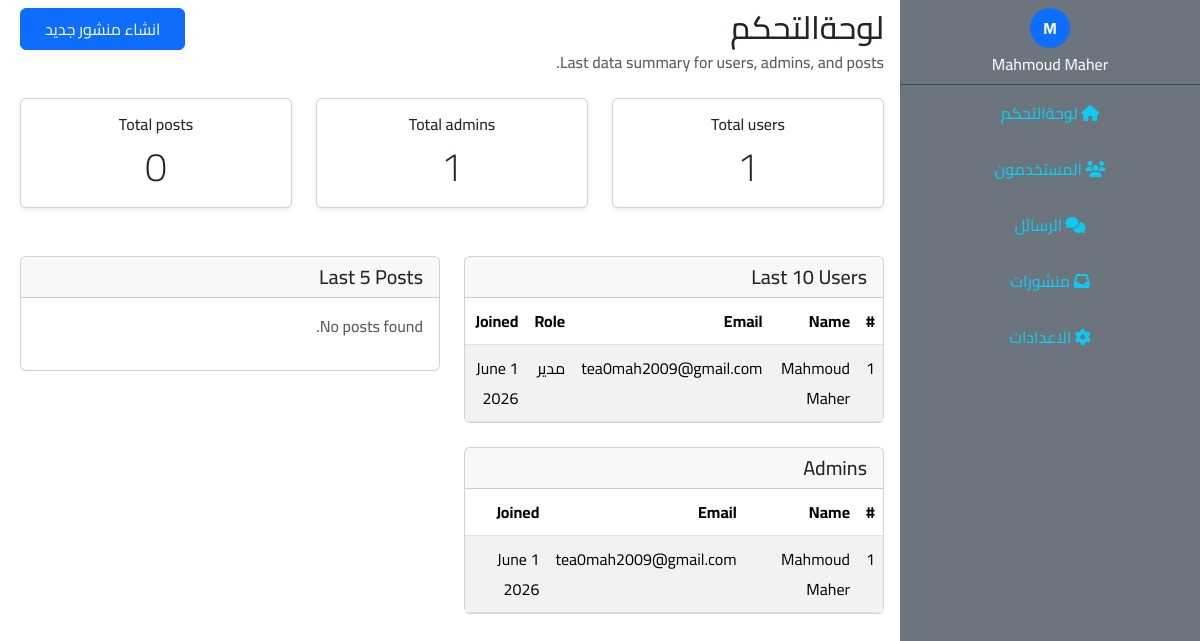
Page /admin/dashboard.php (signed in) on the committed database.
### tables this page shows
CREATE TABLE `users` (
  `id` int(11) NOT NULL,
  `name` varchar(255) NOT NULL,
  `email` varchar(255) NOT NULL,
  `password` varchar(255) NOT NULL,
  `role` int(11) NOT NULL DEFAULT 0,
  `created-at` date NOT NULL DEFAULT current_timestamp()
);

### admin/include/lang/ar.php (called while the page is built, shortened)
<?php
function lang($word)
{
    return $lang[$word];
}

### admin/dashboard.php (the view, shortened to what this page needs)
<?php
include "initials.php";
if (isset($_SESSION["email_admin"])) {
    $page = isset($_GET['page']) ? $_GET['page'] : 'dashboard';
    $stmt = $con->prepare("SELECT COUNT(*) FROM users");
    $stmt->execute();
    $totalUsers = $stmt->fetchColumn();
    $stmt = $con->prepare("SELECT COUNT(*) FROM users WHERE role = 1");
    $stmt->execute();
    $totalAdmins = $stmt->fetchColumn();
    $stmt = $con->prepare("SELECT COUNT(*) FROM posts");
    $stmt->execute();
    $totalPosts = $stmt->fetchColumn();
    $stmt = $con->prepare("SELECT id, name, email, role, `created-at` FROM users ORDER BY id DESC LIMIT 10");
    $stmt->execute();
    $lastUsers = $stmt->fetchAll(PDO::FETCH_ASSOC);
    $stmt = $con->prepare("SELECT id, name, email, `created-at` FROM users WHERE role = 1 ORDER BY id DESC LIMIT 10");
    $stmt->execute();
    $admins = $stmt->fetchAll(PDO::FETCH_ASSOC);
    $stmt = $con->prepare("SELECT p.id, p.content, p.`created-at`, u.name AS author FROM posts p LEFT JOIN users u ON p.`user-id` = u.id ORDER BY p.`created-at` DESC LIMIT 5");
    $stmt->execute();
    $recentPosts = $stmt->fetchAll(PDO::FETCH_ASSOC);
?>
    <div class="row pt-6 p-md-2 m-0">
        <div class="d-none d-md-block col-lg-3 col-md-4"></div>
        <div class="col-12 col-lg-9 col-md-8">
            <div class="d-flex flex-column flex-md-row justify-content-between align-items-start gap-3 mb-4">
                <div>
                    <h2 class="mb-1"><?= lang('P_DASHBOARD') ?></h2>
                    <p class="text-muted mb-0">Last data summary for users, admins, and posts.</p>
                </div>
                <div>
                    <a href="dashboard.php?page=createPost" class="btn btn-primary px-4 py-2"><?= lang('H_NEW_POST') ?></a>
                </div>
            </div>
            <?php if ($page !== 'createPost'): ?>
                <div class="row g-4">
                    <div class="col-lg-4">
                        <div class="card shadow-sm">
                            <div class="card-body text-center">
                                <h6>Total users</h6>
                                <p class="display-6 mb-0"><?= intval($totalUsers) ?></p>
                            </div>
                        </div>
                    </div>
                    <div class="col-lg-4">
                        <div class="card shadow-sm">
                            <div class="card-body text-center">
                                <h6>Total admins</h6>
                                <p class="display-6 mb-0"><?= intval($totalAdmins) ?></p>
                            </div>
                        </div>
                    </div>
                    <div class="col-lg-4">
                        <div class="card shadow-sm">
                            <div class="card-body text-center">
                                <h6>Total posts</h6>
                                <p class="display-6 mb-0"><?= intval($totalPosts) ?></p>
                            </div>
                        </div>
                    </div>
                </div>
                <div class="row g-4 mt-4">
                    <div class="col-lg-6">
                        <div class="card mb-4">
                            <div class="card-header">
                                <h5 class="mb-0">Last 10 Users</h5>
                            </div>
                            <div class="card-body p-0">
                                <?php if ($lastUsers): ?>
                                    <div class="table-responsive">
                                        <table class="table table-striped mb-0">
                                            <thead>
                                                <tr>
                                                    <th>#</th>
                                                    <th>Name</th>
                                                    <th>Email</th>
                                                    <th>Role</th>
                                                    <th>Joined</th>
                                                </tr>
                                            </thead>
                                            <tbody>
                                                <?php foreach ($lastUsers as $user): ?>
                                                    <tr>
                                                        <td><?= intval($user['id']) ?></td>
                                                        <td><?= htmlspecialchars($user['name']) ?></td>
                                                        <td><?= htmlspecialchars($user['email']) ?></td>
                                                        <td><?= htmlspecialchars($user['role'] == 1 ? lang('ADMIN') : lang('USER')) ?></td>
                                                        <td><?= date('j F Y', strtotime($user['created-at'])) ?></td>
                                                    </tr>
                                                <?php endforeach; ?>
                                            </tbody>
                                        </table>
                                    </div>
                                <?php else: ?>
                                    <div class="p-3"><em>No users found.</em></div>
                                <?php endif; ?>
                            </div>
                        </div>
                        <div class="card">
                            <div class="card-header">
                                <h5 class="mb-0">Admins</h5>
                            </div>
                            <div class="card-body p-0">
                                <?php if ($admins): ?>
                                    <div class="table-responsive">
                                        <table class="table table-striped mb-0">
                                            <thead>
                                                <tr>
                                                    <th>#</th>
                                                    <th>Name</th>
                                                    <th>Email</th>
                                                    <th>Joined</th>
                                                </tr>
                                            </thead>
                                            <tbody>
                                                <?php foreach ($admins as $admin): ?>
                                                    <tr>
                                                        <td><?= intval($admin['id']) ?></td>
                                                        <td><?= htmlspecialchars($admin['name']) ?></td>
                                                        <td><?= htmlspecialchars($admin['email']) ?></td>
                                                        <td><?= date('j F Y', strtotime($admin['created-at'])) ?></td>
                                                    </tr>
                                                <?php endforeach; ?>
                                            </tbody>
                                        </table>
                                    </div>
                                <?php else: ?>
                                    <div class="p-3"><em>No admins found.</em></div>
                                <?php endif; ?>
                            </div>
                        </div>
                    </div>
                    <div class="col-lg-6">
                        <div class="card">
                            <div class="card-header">
                                <h5 class="mb-0">Last 5 Posts</h5>
                            </div>
                            <div class="card-body">
                                <?php if ($recentPosts): ?>
                                    <?php foreach ($recentPosts as $post): ?>
                                        <div class="mb-3 pb-2 border-bottom">
                                            <p class="mb-1"><strong><?= htmlspecialchars($post['author'] ?: 'Unknown') ?></strong></p>
                                            <p class="mb-2 text-muted small" style="direction: ltr;"><?= date('j F Y', strtotime($post['created-at'])) ?></p>
                                            <p class="mb-0"><?= nl2br(htmlspecialchars(mb_strimwidth($post['content'], 0, 120, '...'))) ?></p>
                                        </div>
                                    <?php endforeach; ?>
                                <?php else: ?>
                                    <p class="text-muted">No posts found.</p>
                                <?php endif; ?>
                            </div>
                        </div>
                    </div>
                </div>
            <?php endif; ?>
        </div>
    </div>
<?php
} else {
    header("Location: index.php");
    exit;
}
include $temp . "footer.php";

### admin/include/templates/header.php (shortened to what this page needs)
<!DOCTYPE html>
<html lang="en">
<head>
    <link rel="stylesheet" href="<?php echo $css ?>bootstrap.min.css">
    <link rel="stylesheet" href="<?php echo $css ?>all.min.css">
    <link rel="stylesheet" href="<?php echo $css ?>main.css">
</head>
<body>

### admin/initials.php (shortened to what this page needs)
<?php
include "contact.php";
$temp = "include/templates/";
$lang = "include/lang/";
$css = "layout/css/";
include $temp . "header.php";
if (!isset($noNavbar)) {
    include $temp . "navbar.php";
}

### admin/include/templates/navbar.php (shortened to what this page needs)
<?php
$stmt = $con->prepare("
        SELECT name
        FROM users
        WHERE email = ?
    ");
$stmt->execute([$_SESSION["email_admin"]]);
$user = $stmt->fetch(PDO::FETCH_ASSOC);
?>
<nav class="col-12 col-lg-3 col-md-4 bg-secondary position-fixed top-0">
    <div class="p-2 user-info">
        <div class="
                text-light
                text-capitalize
                mb-1
                mx-auto
                bg-primary
                rounded-circle
                d-flex
                justify-content-center
                align-items-center
                fw-bolder
                user-avatar
            ">
            <?= $user['name'][0] ?>
        </div>
        <div class="text-light text-capitalize"><?= $user['name'] ?></div>
    </div>
    <div class="link-nav-1" id="link-navber">
        <a class="text-decoration-none text-info d-block p-3 text-center
        <?php echo ($_SERVER['SCRIPT_NAME'] === '/MAHMOUD_MAHER/social-media/admin/dashboard.php') ? 'active-link' : ''; ?>"
            href="dashboard.php"><i class="fa-solid fa-home"></i>
            <?= lang('P_DASHBOARD') ?></a>
        <a class="text-decoration-none text-info d-block p-3 text-center
        <?php echo ($_SERVER['SCRIPT_NAME'] === '/MAHMOUD_MAHER/social-media/admin/users.php') ? 'active-link' : ''; ?>"
            href="users.php"><i class="fa-solid fa-users"></i>
            <?= lang('P_USERS') ?></a>
        <a class="text-decoration-none text-info d-block p-3 text-center
        <?php echo ($_SERVER['SCRIPT_NAME'] === '/MAHMOUD_MAHER/social-media/admin/chat.php') ? 'active-link' : ''; ?>"
            href="chat.php"><i class="fa-solid fa-comments"></i>
            <?= lang('P_MESSAGES') ?></a>
        <a class="text-decoration-none text-info d-block p-3 text-center <?php echo ($_SERVER['SCRIPT_NAME'] === '/MAHMOUD_MAHER/social-media/admin/posts.php') ? 'active-link' : ''; ?>"
            href="posts.php"><i class="fa-solid fa-inbox"></i>
            <?= lang('P_POSTS') ?></a>
        <a class="text-decoration-none text-info d-block p-3 text-center <?php echo ($_SERVER['SCRIPT_NAME'] === '/MAHMOUD_MAHER/social-media/admin/settings.php') ? 'active-link' : ''; ?>"
            href="settings.php"><i class="fa-solid fa-gear"></i>
            <?= lang('P_SETTINGS') ?></a>
    </div>
</nav>

### admin/include/templates/footer.php (shortened to what this page needs)
</body>
</html>

### admin/layout/css/main.css (style rules this page uses)
* { margin: 0; padding: 0; box-sizing: border-box; }
body { font-family: "Cairo"; font-weight: 500; direction: rtl; }
.user-info { border-bottom: 1px solid #34495e; text-align: center; }
.user-avatar { width: 40px; height: 40px; }
nav { z-index: 999999; }
@media (min-width: 768px) { nav { right: 0; bottom: 0; } }

### admin/include/lang/ar.php (style rules this page uses)
body { direction: rtl !important; }

### rows in the picture
users: name "M", name "Mahmoud Maher", id "1", email "tea0mah2009@gmail.com", role "مدير", date "1 June 2026"

### other values in the picture
lang('P_DASHBOARD') "لوحةالتحكم"
lang('P_USERS') "المستخدمون"
lang('P_MESSAGES') "الرسائل"
lang('P_POSTS') "منشورات"
lang('P_SETTINGS') "الاعدادات"
lang('H_NEW_POST') "انشاء منشور جديد"
$totalUsers "1"
$totalAdmins "1"
$totalPosts "0"
